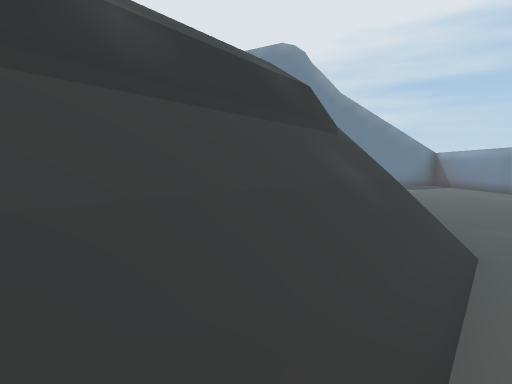
[1] (above)

21 first-person views from a walk through a scene from a Unity 3-D project. The camera is 1.5 m above the floor, tilts 4° down and sees 70° across. The floor is counted in squares, 1 m on a side. Each view is taken from the middle of a square. On the plan, view 1 faces up. The plan holds only what a view shows up to about 16 squares ahead; the rest is blank. The place goes on beyond the plan. The player character is not drawn.

[2]
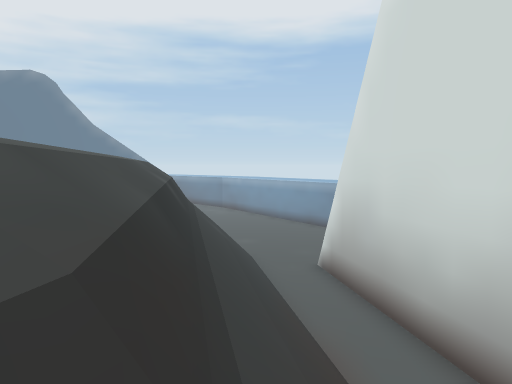

[3]
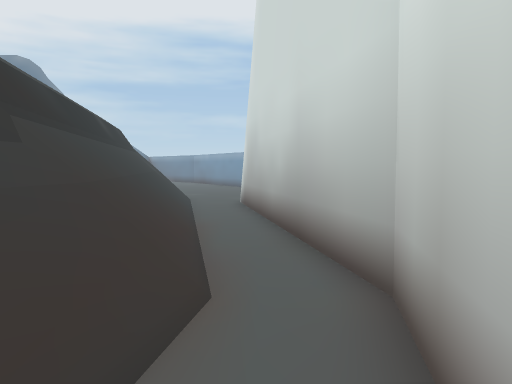

[4]
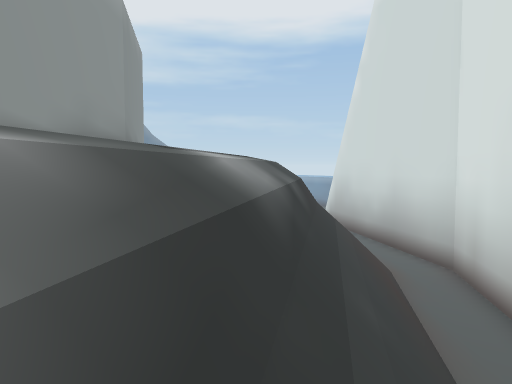

[5]
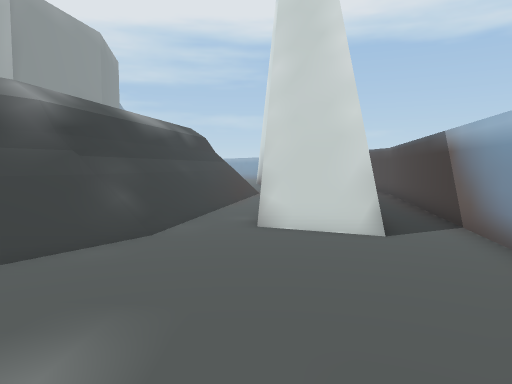

[6]
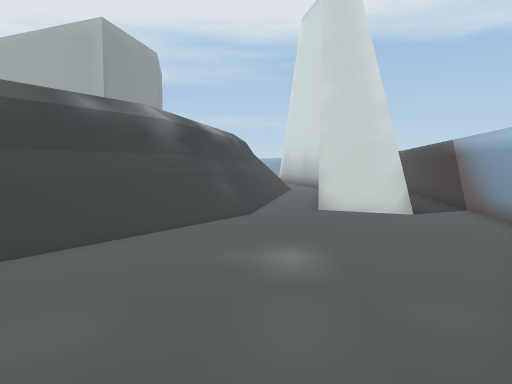

[7]
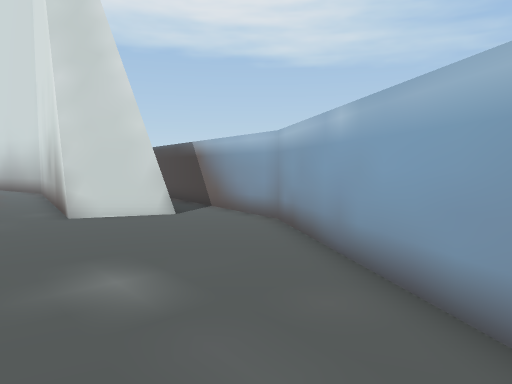

[8]
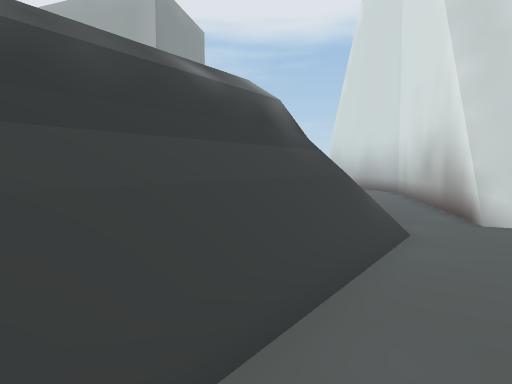

[9]
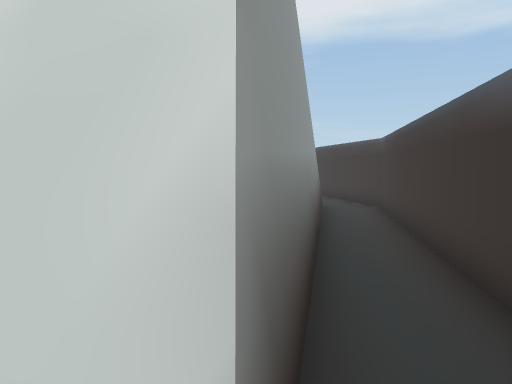

[10]
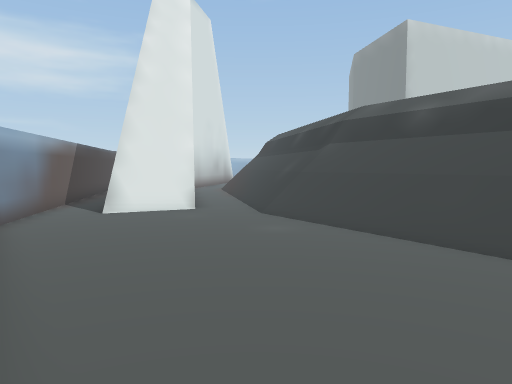

[11]
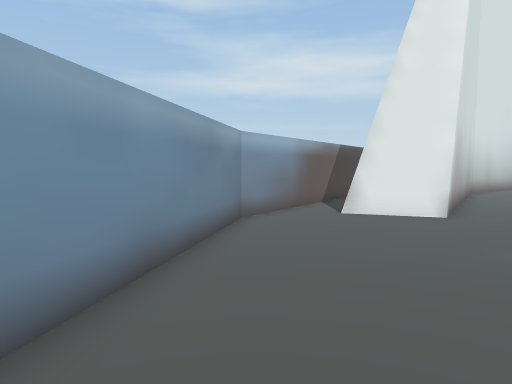

[12]
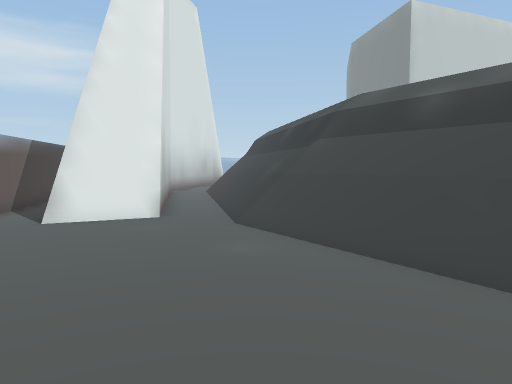

[13]
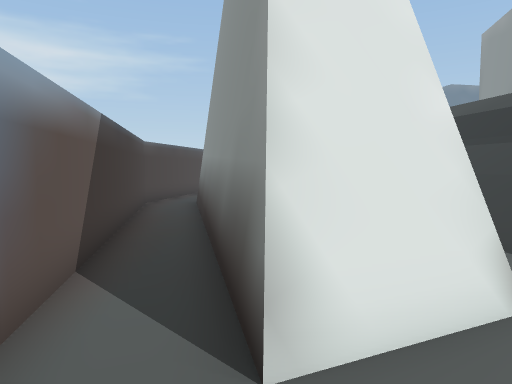

[14]
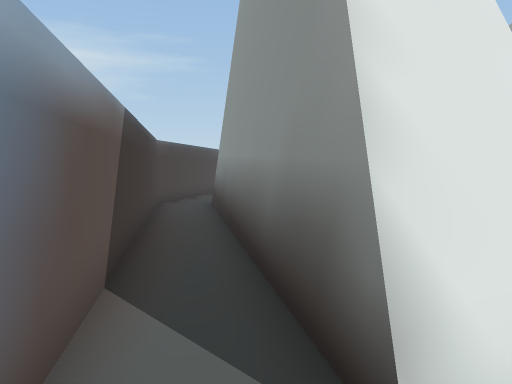

[15]
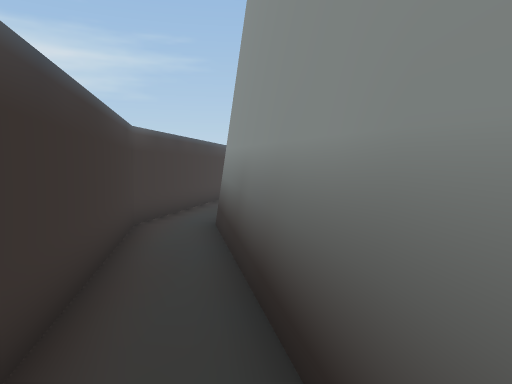

[16]
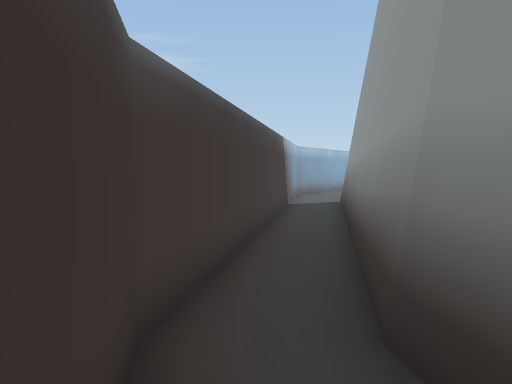

[17]
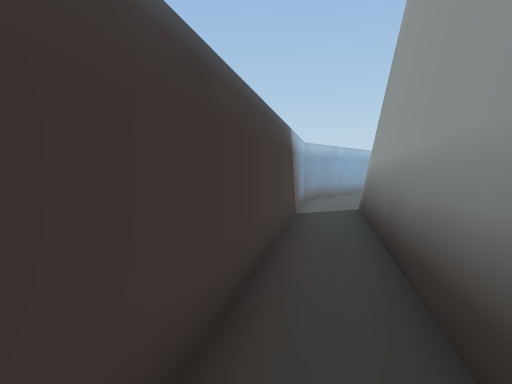

[18]
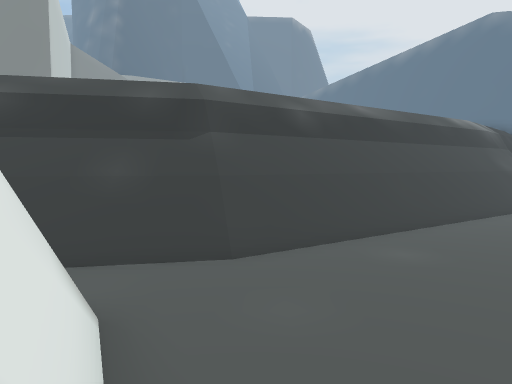

[19]
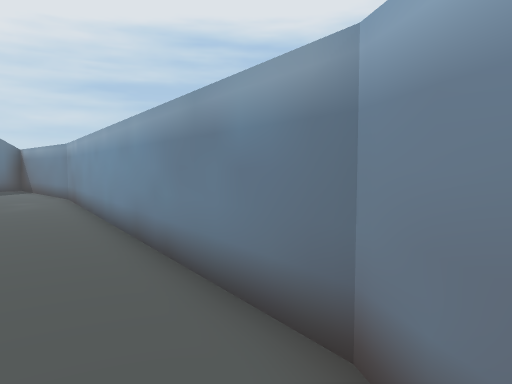

[20]
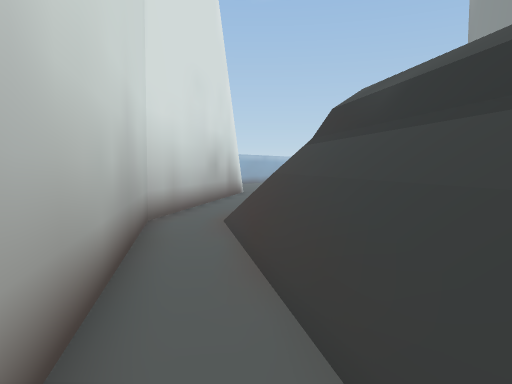

[21]
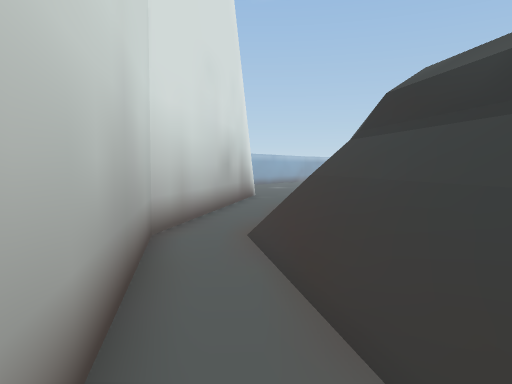

### Floor plan
Key: @ floor where view 1 was taken; # wall or solid block; . main floor; : floor 1.75 m higher than the main floor; / step, stairs or slope; = window, fence, low wall or low ledge; ^ raised ledge; v drop or lower ground.
Columns run from 22 left of view 1 to 13 right of it. Each row starts with its distance up from view 1.
 14                         ^===.......#
 13                        ^^===......##
 12                        ^^#=#......#
 11                        ^^ =.......#
 10                        ^=#=.......#
  9                        ^===.......#
  8                       ^^/==......##
  7                       ^^/=#......#
  6                      ^^=/=.......#
  5                     ^^=///.......#
  4                    ^^^///........#
  3                   ^^^=//..##=...##
  2                   ^^=///..####..#
  1                  ^^^///..####..##
  0                  ^^=//@.#####.##
 -1                 ^^=///..####..#
 -2                ^^^///..## #..##
 -3              ^^^^=//..#####.##
 -4            ^^^^^////..####..#
 -5          ^^^^^=////..## #..##
 -6         ^^^^^////...#####.##
 -7        ^^^^=////...#####..#
 -8        ^^^/////..######..##
 -9  ^^^^^^^=////...### ##..##
-10  ^^^^==/////..#######..##
-11  =# : #=//...##  ##...##
-12  #vvvv==...#######..###
-13 v==........#####...##
-14  ..........####..###
-15 ............#...##
-16  .............###
-17  ............##
-18 ...........###
-19   .....#####
-20 .  #####

Positions as (right, up) in squares from view 1, and headings:
1: (0, 0), facing up
2: (-6, -4), facing up-right
3: (-6, -8), facing up-right
4: (-15, -10), facing up-right
5: (-18, -19), facing up-right
6: (-22, -20), facing up-right
7: (-22, -18), facing right
8: (-22, -15), facing up-right
9: (-11, -16), facing up-right
10: (12, 14), facing down-left
11: (10, 14), facing down
12: (10, 13), facing down-left
13: (9, 4), facing down-left
14: (9, 3), facing down-left
15: (6, -1), facing down-left
16: (3, -7), facing down-left
17: (1, -9), facing down-left
18: (8, 2), facing up-left
19: (8, 2), facing up-right
20: (3, 3), facing down-left
21: (2, 1), facing down-left
